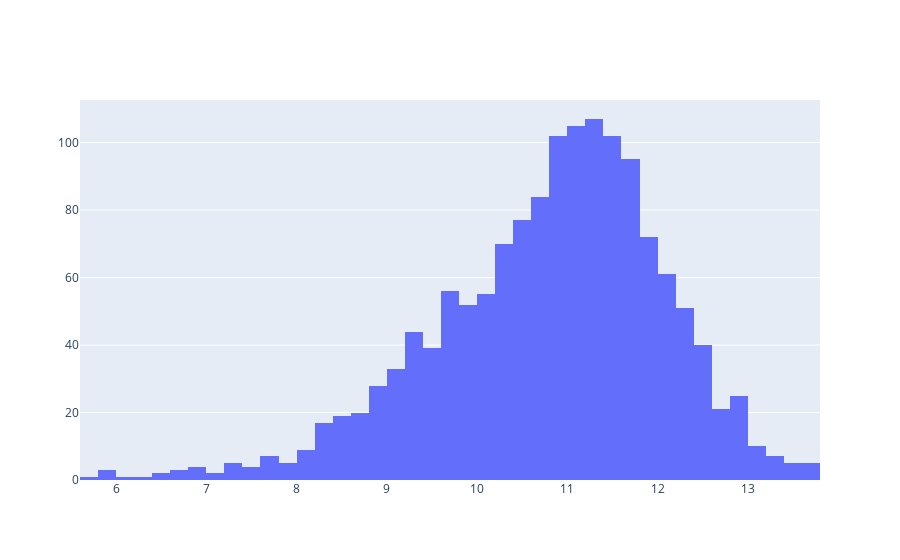

Notebook cell for this chart:
### Code cell
x = np.log(building_df.square_feet.values)
data=go.Histogram(x=x)
fig = go.Figure()
fig.add_trace(data)

### Figure 1 — Plotly figure (JSON) as saved in the notebook; plotly's stock layout.template omitted (floating-point values rounded to 4 significant figures; data arrays with more than 128 entries replaced by an {"elided": "..."} marker saying what was removed)
{"data": [{"type": "histogram", "x": {"elided": "1449 float values"}}], "layout": {"autosize": true, "xaxis": {"autorange": true, "range": [5.6, 13.8], "type": "linear"}, "yaxis": {"autorange": true, "range": [0, 112.6]}}}
